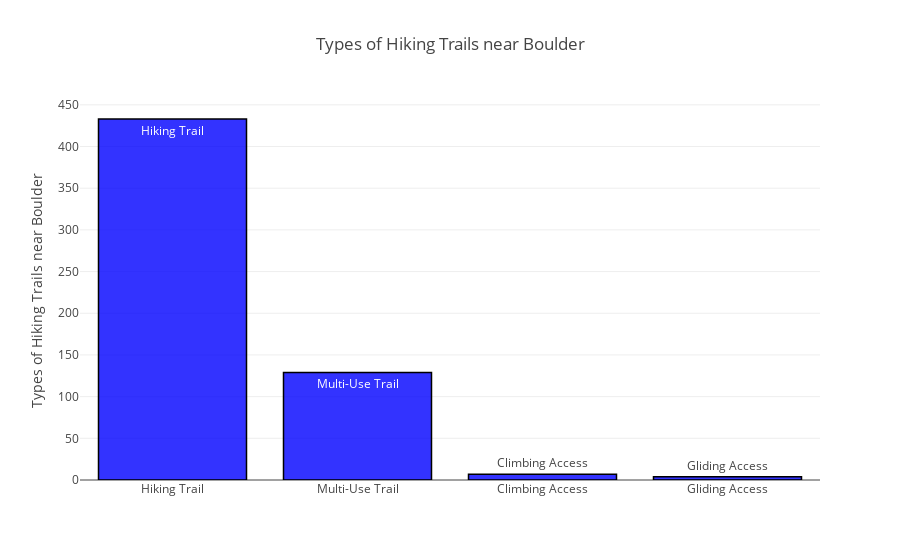

The code cell stored with this chart in its notebook:
### Code cell
data= OSMP_Trails
selectedColumn = 'TRAILTYPE'
title='Types of Hiking Trails near Boulder'
yAxisTitle = title
plotMultipleChoice(selectedColumn,data,title,yAxisTitle)

### Figure 1 — Plotly figure (JSON) as saved in the notebook; plotly's stock layout.template omitted (floating-point values rounded to 4 significant figures)
{"data": [{"marker": {"color": "rgba(0, 0, 255, 0.8)", "line": {"color": "rgb(0,0,0)", "width": 1.5}}, "name": "Kaggle", "text": ["Hiking Trail", "Multi-Use Trail", "Climbing Access", "Gliding Access"], "type": "bar", "uid": "91158273-84fb-463e-8b78-d242ea2ac382", "x": ["Hiking Trail", "Multi-Use Trail", "Climbing Access", "Gliding Access"], "y": [433, 129, 7, 4]}], "layout": {"barmode": "group", "showlegend": false, "title": {"text": "Types of Hiking Trails near Boulder"}, "yaxis": {"title": {"text": "Types of Hiking Trails near Boulder"}}}}
